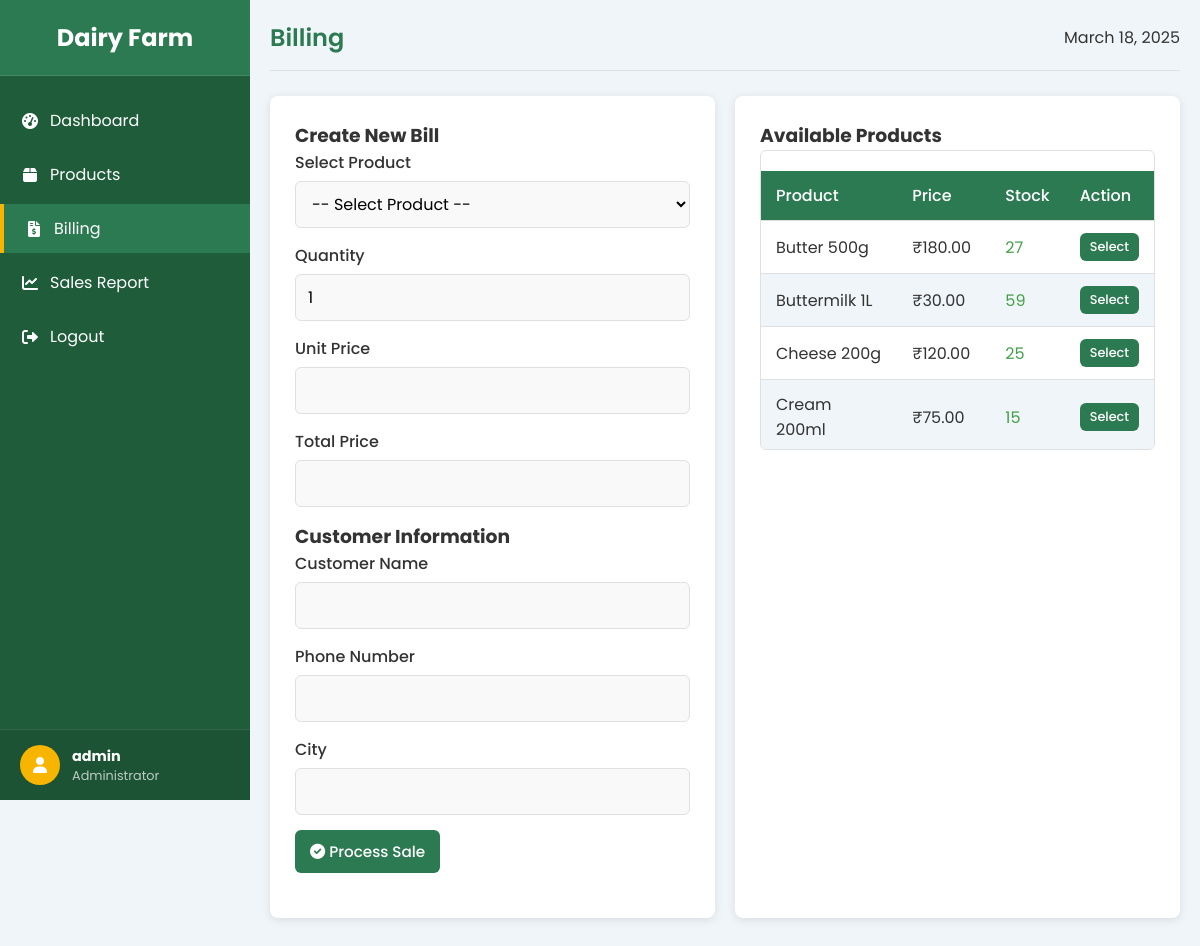
Page /billing.php (signed in) on the committed database.
### tables this page shows
CREATE TABLE `products` (
  `product_id` int(11) NOT NULL,
  `name` varchar(100) NOT NULL,
  `price` decimal(10,2) NOT NULL,
  `quantity` int(11) NOT NULL DEFAULT 0,
  `description` text DEFAULT NULL,
  `created_at` timestamp NOT NULL DEFAULT current_timestamp(),
  `updated_at` timestamp NOT NULL DEFAULT current_timestamp() ON UPDATE current_timestamp()
);

### billing.php (the view, shortened to what this page needs)
<?php
include('db.php');
$products_query = "SELECT * FROM products WHERE quantity > 0 ORDER BY name ASC";
$products_result = mysqli_query($conn, $products_query);
?>
<!DOCTYPE html>
<html lang="en">
<head>
    <link rel="stylesheet" href="https://cdnjs.cloudflare.com/ajax/libs/font-awesome/6.0.0/css/all.min.css">
    <link rel="stylesheet" href="style.css">
</head>
<body>
    <div class="sidebar" id="sidebar">
        <div class="sidebar-header">
            <h3 class="sidebar-brand">Dairy Farm</h3>
        </div>
        <ul class="sidebar-nav">
            <li>
                <a href="dashboard.php">
                    <i class="fas fa-tachometer-alt"></i> Dashboard
                </a>
            </li>
            <li>
                <a href="product_manage.php">
                    <i class="fas fa-box"></i> Products
                </a>
            </li>
            <li>
                <a href="billing.php" class="active">
                    <i class="fas fa-file-invoice-dollar"></i> Billing
                </a>
            </li>
            <li>
                <a href="sales_report.php">
                    <i class="fas fa-chart-line"></i> Sales Report
                </a>
            </li>
            <li>
                <a href="logout.php">
                    <i class="fas fa-sign-out-alt"></i> Logout
                </a>
            </li>
        </ul>
        <div class="sidebar-user">
            <div class="user-avatar">
                <i class="fas fa-user"></i>
            </div>
            <div class="user-info">
                <div class="user-name"><?php echo $_SESSION['username']; ?></div>
                <div class="user-role">Administrator</div>
            </div>
        </div>
    </div>
    <div class="main-content" id="main-content">
        <div class="page-header">
            <h2 class="page-title">Billing</h2>
            <div>
                <span><?php echo date('F d, Y'); ?></span>
            </div>
        </div>
        <div class="two-column">
            <div class="container">
                <h3>Create New Bill</h3>
                <form method="POST" id="billing-form">
                    <div class="form-group">
                        <label for="product_id">Select Product</label>
                        <select id="product_id" name="product_id" required onchange="getProductDetails()">
                            <option value="">-- Select Product --</option>
                        </select>
                    </div>
                    <div class="form-group">
                        <label for="quantity">Quantity</label>
                        <input type="number" id="quantity" name="quantity" min="1" value="1" required onchange="updateTotal()">
                    </div>
                    <div class="form-group">
                        <label for="unit_price">Unit Price</label>
                        <input type="text" id="unit_price" readonly>
                    </div>
                    <div class="form-group">
                        <label for="total_price">Total Price</label>
                        <input type="text" id="total_price" readonly>
                    </div>
                    <h3>Customer Information</h3>
                    <div class="form-group">
                        <label for="customer_name">Customer Name</label>
                        <input type="text" id="customer_name" name="customer_name" required>
                    </div>
                    <div class="form-group">
                        <label for="customer_phone">Phone Number</label>
                        <input type="text" id="customer_phone" name="customer_phone" required>
                    </div>
                    <div class="form-group">
                        <label for="customer_city">City</label>
                        <input type="text" id="customer_city" name="customer_city" required>
                    </div>
                    <button type="submit" name="process_sale" class="btn btn-primary" id="submit-btn">
                        <i class="fas fa-check-circle"></i> Process Sale
                    </button>
                </form>
            </div>
            <div class="container">
                <h3>Available Products</h3>
                <div class="product-list">
                    <table>
                        <thead>
                            <tr>
                                <th>Product</th>
                                <th>Price</th>
                                <th>Stock</th>
                                <th>Action</th>
                            </tr>
                        </thead>
                        <tbody>
                            <?php
                            mysqli_data_seek($products_result, 0);
                            while ($row = mysqli_fetch_assoc($products_result)) {
                            ?>
                            <tr>
                                <td><?php echo $row['name']; ?></td>
                                <td>₹<?php echo number_format($row['price'], 2); ?></td>
                                <td>
                                    <?php if ($row['quantity'] < 10) { ?>
                                        <span class="low-stock"><?php echo $row['quantity']; ?></span>
                                    <?php } else { ?>
                                        <span class="in-stock"><?php echo $row['quantity']; ?></span>
                                    <?php } ?>
                                </td>
                                <td>
                                    <button type="button" class="btn btn-primary" style="padding: 5px 10px; font-size: 0.8rem;" onclick="selectProduct(<?php echo $row['product_id']; ?>)">
                                        Select
                                    </button>
                                </td>
                            </tr>
                            <?php } ?>
                        </tbody>
                    </table>
                </div>
            </div>
        </div>
    </div>
</body>
</html>

### style.css (style rules this page uses)
:root { --primary-color: #2c7a51; --primary-dark: #1e5c3a; --primary-light: #e8f5ee; --accent-color: #f8b500; --text-dark: #333333; --text-light: #666666; --text-lighter: #999999; --white: #ffffff; --off-white: #f9f9f9; --light-gray: #f0f5f9; --border-color: #e0e0e0; --error-color: #e53935; --success-color: #43a047; }
* { margin: 0; padding: 0; box-sizing: border-box; font-family: 'Poppins', sans-serif; }
body { background-color: var(--light-gray); color: var(--text-dark); margin: 0; padding: 0; display: flex; }
.sidebar { width: 250px; background-color: var(--primary-dark); color: var(--white); height: 100vh; position: fixed; transition: all 0.3s; }
.sidebar-header { padding: 20px; text-align: center; border-bottom: 1px solid rgba(255, 255, 255, 0.1); background-color: var(--primary-color); }
.sidebar-brand { font-size: 1.5rem; font-weight: bold; margin: 0; }
.sidebar-nav { list-style: none; padding: 0; margin: 20px 0; }
.sidebar-nav li { margin-bottom: 5px; }
.sidebar-nav a { display: flex; align-items: center; padding: 12px 20px; color: var(--white); text-decoration: none; transition: all 0.3s; }
.sidebar-nav a.active { background-color: var(--primary-color); color: var(--white); border-left: 4px solid var(--accent-color); }
.sidebar-nav i { margin-right: 10px; width: 20px; text-align: center; }
.sidebar-user { padding: 15px 20px; position: absolute; bottom: 0; width: 100%; box-sizing: border-box; border-top: 1px solid rgba(255, 255, 255, 0.1); display: flex; align-items: center; background-color: rgba(0, 0, 0, 0.1); }
.user-avatar { width: 40px; height: 40px; border-radius: 50%; background-color: var(--accent-color); display: flex; align-items: center; justify-content: center; margin-right: 12px; }
.user-info { flex-grow: 1; }
.user-name { font-weight: bold; font-size: 0.9rem; }
.user-role { font-size: 0.8rem; color: rgba(255, 255, 255, 0.7); }
.main-content { flex: 1; margin-left: 250px; padding: 20px; transition: all 0.3s; }
.page-header { display: flex; justify-content: space-between; align-items: center; margin-bottom: 25px; padding-bottom: 15px; border-bottom: 1px solid var(--border-color); }
.page-title { color: var(--primary-color); margin: 0; font-weight: 600; }
.container { background-color: var(--white); border-radius: 8px; box-shadow: 0 2px 10px rgba(0, 0, 0, 0.1); padding: 25px; margin-bottom: 20px; }
table { width: 100%; border-collapse: collapse; margin-top: 20px; }
th, td { padding: 12px 15px; text-align: left; border-bottom: 1px solid var(--border-color); }
th { background-color: var(--primary-color); color: var(--white); font-weight: 500; }
tr:nth-child(even) { background-color: var(--light-gray); }
form { margin-bottom: 20px; }
.form-group { margin-bottom: 15px; }
label { display: block; margin-bottom: 6px; color: var(--text-dark); font-weight: 500; }
input[type="text"], input[type="number"], input[type="password"], input[type="email"], select, textarea { width: 100%; padding: 10px 12px; border: 1px solid var(--border-color); border-radius: 6px; font-size: 1rem; transition: all 0.3s; background-color: var(--off-white); }
.btn { display: inline-block; padding: 10px 15px; border: none; border-radius: 6px; font-size: 0.95rem; font-weight: 500; cursor: pointer; transition: all 0.3s; text-decoration: none; }
.btn-primary { background-color: var(--primary-color); color: var(--white); }
.product-list { max-height: 300px; overflow-y: auto; margin-bottom: 20px; border: 1px solid var(--border-color); border-radius: 6px; }
.in-stock { color: var(--success-color); }
.two-column { display: grid; grid-template-columns: 1fr 1fr; gap: 20px; }

### rows in the picture
products: name "Butter 500g", price "180.00", quantity "27"
products: name "Buttermilk 1L", price "30.00", quantity "59"
products: name "Cheese 200g", price "120.00", quantity "25"
products: name "Cream 200ml", price "75.00", quantity "15"

### other values in the picture
$_SESSION['username'] "admin"
